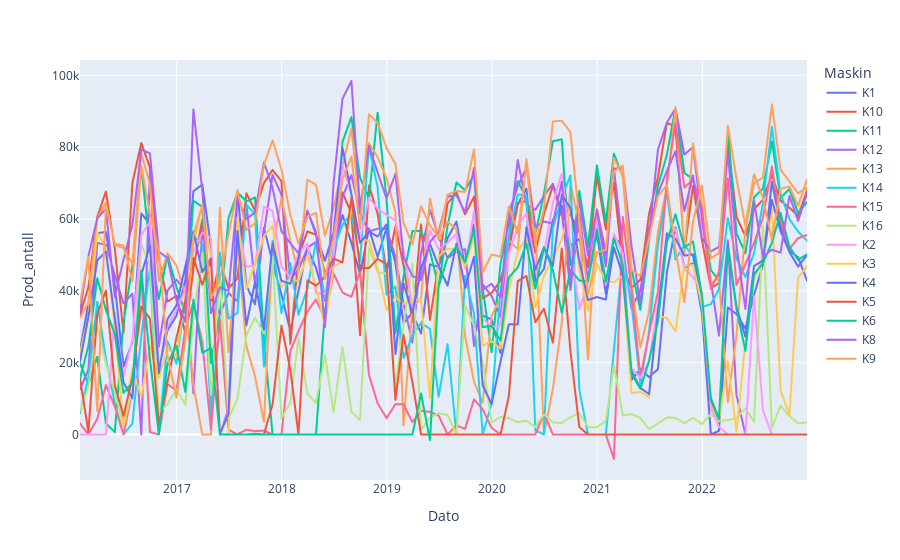

The notebook cell this image was saved under:
### Code cell
fig = px.line(df_prod_K_mach_machine,y="Prod_antall",color="Maskin")
fig.show()
